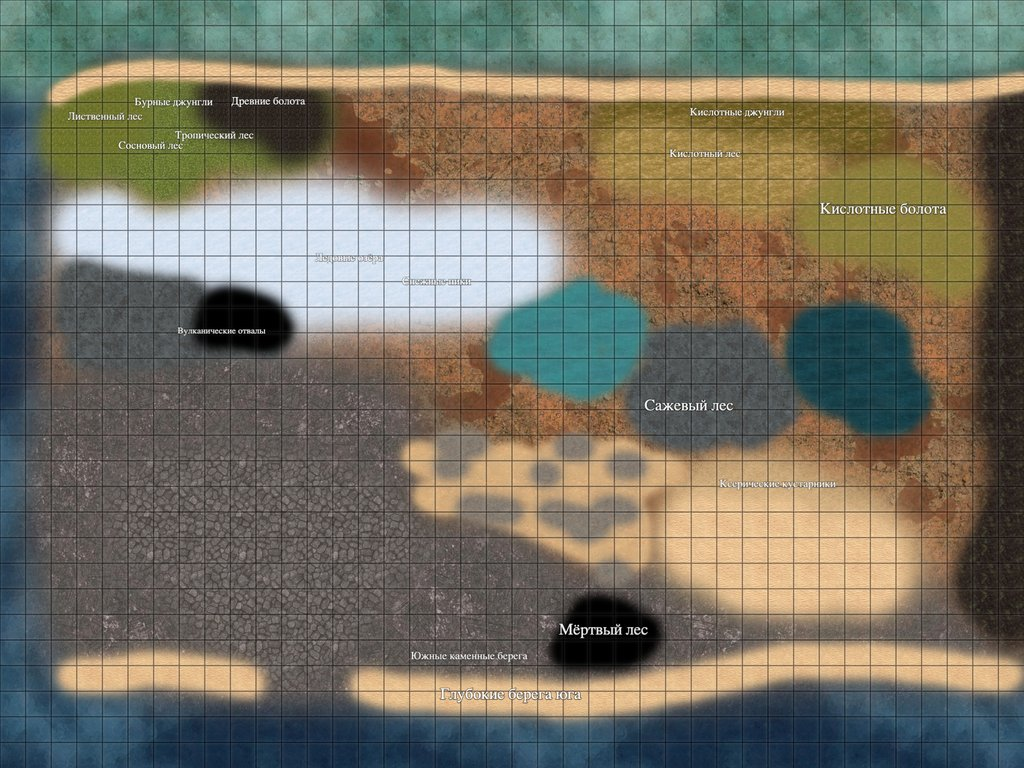
#> input picture rustlike-2d-worldgen/stable/west-postros-reference.jpg, 1024 x 768 px
$ python extract_stable_map.py
#> lines starting #> are read from the running program, lines starting #| are printed output that depends on the picture; after the words box and inside, x2 and y2 are one past the last pixel; in counts of white or black regions, pixels touching at a corner belong together
#> in main, img is the input picture: PIL image 1024x768 RGB; mean R, G, B 116.1, 112.2, 98.2
#!/usr/bin/env python3
"""
Builds the static ("stable") West Postros map from the author's sketch.

Usage:
  python3 tools/extract_stable_map.py [sketch.jpg] [out.json] [preview.png]

Defaults read stable/west-postros-reference.jpg and write
../rustlike-2d-worldgen-ui/src/data/west-postros-stable.json.

The sketch is classified into zone classes by colour, with position rules
where colours coincide (for example sand = shores or desert, grey = several
wastelands). The result is a tile grid; each tile holds one class id.
"""

from __future__ import annotations

import json
import sys
from pathlib import Path

import numpy as np
from PIL import Image, ImageFilter

ROOT = Path(__file__).resolve().parent.parent
GRID_W, GRID_H = 200, 150  # 4:3, same as the sketch

# id, ru name, en name, display colour
CLASSES = [
    ("warm_sea", "Тёплое море", "Warm Sea", "#52907a"),
    ("new_sea", "Новое море", "New Sea", "#2b4a66"),
    ("black_sea", "Чёрное море", "Black Sea", "#1f4468"),
    ("deep_sea", "Глубокое море", "Deep Sea", "#173655"),
    ("north_sandy_shores", "Северные песчаные берега", "Northern Sandy Shores", "#e3b98d"),
    ("south_shores", "Южные берега", "Southern Shores", "#e1ba8d"),
    ("untouched_forest", "Нетронутые регионы (леса)", "Untouched Regions (forest)", "#6f8a3c"),
    ("ancient_swamps", "Древние болота", "Ancient Swamps", "#30291f"),
    ("snow_wastelands", "Снежные пустоши", "Snow Wastelands", "#d3deeb"),
    ("glass_meadows", "Стеклянные луга / вулканические отвалы", "Glass Meadows / Volcanic Dumps", "#5a5e5f"),
    ("volcanoes", "Вулканы", "Volcanoes", "#080808"),
    ("dry_sea", "Сухое море", "Dried Sea", "#66615e"),
    ("wastelands", "Пустоши", "Wastelands", "#625c59"),
    ("rust_wastes", "Ржавые пустоши", "Rust Wastes", "#8b6547"),
    ("misty_forest", "Лес туманов", "Misty Forest", "#428898"),
    ("soot_dunes", "Сажевые дюны", "Soot Dunes", "#545858"),
    ("cobalt_forest", "Кобальтовый лес", "Cobalt Forest", "#204650"),
    ("dead_regions", "Мёртвые регионы", "Dead Regions", "#342e28"),
    ("great_desert", "Большая пустыня (ксерические кустарники)", "Great Desert (Xeric Shrublands)", "#e3bd91"),
    ("rocky_wastes", "Скалистые пустоши", "Rocky Wastes", "#9a8b73"),
    ("acid_jungle", "Кислотные джунгли", "Acid Jungle", "#827036"),
    ("acid_forest", "Кислотный лес", "Acid Forest", "#8e8241"),
    ("acid_swamps", "Кислотные болота", "Acid Swamps", "#929046"),
    ("dead_forest", "Мёртвый лес", "Dead Forest", "#070707"),
]
IDX = {c[0]: i for i, c in enumerate(CLASSES)}
CHARS = "0123456789abcdefghijklmnopqrstuvwxyz"


def classify(rgb: np.ndarray, xs: np.ndarray, ys: np.ndarray) -> np.ndarray:
    """rgb: HxWx3 float, xs/ys: pixel coordinates in 2000x1500 sketch space."""
    r, g, b = rgb[..., 0], rgb[..., 1], rgb[..., 2]
    mx = rgb.max(axis=-1)
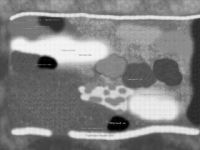
#> mx: shape (150, 200) float64; min 0, max 244, mean 129.8
    mn = rgb.min(axis=-1)
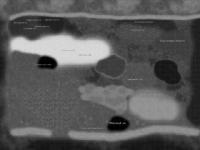
#> mn: shape (150, 200) float64; min 0, max 218, mean 88.9
    out = np.full(r.shape, IDX["wastelands"], dtype=np.int32)

    def put(mask: np.ndarray, name: str) -> None:
        out[mask] = IDX[name]

    # --- colour families -------------------------------------------------
    blue = (b > g + 5) & (b > r + 15) & (mx < 135)
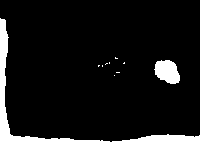
#> blue: shape (150, 200) bool; 12.4% white; 10 white regions (8 under 20 px), largest, box (x1, y1, x2, y2) and area: (0, 18, 200, 150) 3241, (154, 60, 180, 84) 459
    teal = (b > r + 20) & (g > r + 20) & (abs(g - b) < 22) & (mx >= 90)
#> teal: shape (150, 200) bool; 12.4% white; 22 white regions (15 under 20 px), largest, box (x1, y1, x2, y2) and area: (0, 0, 200, 54) 2610, (95, 55, 126, 78) 509, (0, 117, 29, 142) 176
    sea_teal = (g > b + 4) & (g > r + 25) & (mx < 150)
#> sea_teal: shape (150, 200) bool; 6.9% white; 27 white regions (26 under 20 px), largest, box (x1, y1, x2, y2) and area: (0, 0, 200, 18) 2024
    snow = mn > 185
#> snow: shape (150, 200) bool; 5.9% white; 1 white region, box (x1, y1, x2, y2) and area: (11, 36, 109, 64) 1781
    black = mx < 38
#> black: shape (150, 200) bool; 1.2% white; 2 white regions, box (x1, y1, x2, y2) and area: (108, 116, 129, 131) 211, (38, 57, 57, 69) 164
    dark_brown = (mx < 75) & (r >= g) & (g >= b) & (~black)
#> dark_brown: shape (150, 200) bool; 4.2% white; 11 white regions (8 under 20 px), largest, box (x1, y1, x2, y2) and area: (187, 19, 200, 126) 902, (39, 17, 65, 32) 262, (109, 115, 130, 130) 42
    sand = (r > 195) & (g > 160) & (b > 105) & (r - b > 40)
#> sand: shape (150, 200) bool; 9.6% white; 8 white regions (1 under 20 px), largest, box (x1, y1, x2, y2) and area: (107, 86, 178, 120) 1183, (69, 126, 199, 140) 701, (10, 12, 200, 20) 540
    in_rocky_box = (xs > 770) & (xs < 1340) & (ys > 820) & (ys < 1200)
#> in_rocky_box: shape (150, 200) bool; 7.2% white; 1 white region, box (x1, y1, x2, y2) and area: (77, 82, 134, 120) 2166
    rocky_sand = (r > 125) & (r < 175) & (g > 112) & (b > 90) & (r - b > 18) & (r - b < 55) & in_rocky_box
#> rocky_sand: shape (150, 200) bool; 1.5% white; 13 white regions (7 under 20 px), largest, box (x1, y1, x2, y2) and area: (105, 96, 125, 106) 122, (84, 83, 96, 94) 85, (88, 96, 103, 105) 73, (104, 85, 116, 95) 64, (115, 109, 134, 116) 44, (118, 88, 126, 94) 39
    ratio = g / np.maximum(r, 1.0)
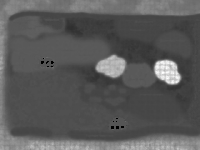
#> ratio: shape (150, 200) float64; min 0, max 3, mean 1.06; drawn with min black and max white
    olive = (r > 100) & (g > 90) & (b < 95) & (r - b > 40) & (ratio >= 0.78)
#> olive: shape (150, 200) bool; 9.2% white; 77 white regions (75 under 20 px), largest, box (x1, y1, x2, y2) and area: (113, 19, 193, 60) 1850, (9, 15, 56, 40) 623
    rust = (r > 110) & (g > 70) & (g < 130) & (b < 100) & (r - g > 18) & (ratio < 0.78)
#> rust: shape (150, 200) bool; 10% white; 5 white regions (2 under 20 px), largest, box (x1, y1, x2, y2) and area: (65, 18, 192, 112) 2458, (77, 67, 123, 87) 374, (172, 20, 192, 42) 162
    grey = (mx - mn < 24) & (mx < 135) & (mx >= 55)
#> grey: shape (150, 200) bool; 27% white; 61 white regions (50 under 20 px), largest, box (x1, y1, x2, y2) and area: (4, 17, 156, 140) 6413, (117, 59, 178, 88) 761, (96, 133, 200, 142) 196

    # --- land base: everything not water -> wastelands (dark grey) -------
    put(grey, "wastelands")

    # greys by position
    glass = grey & (xs < 620) & (ys > 480) & (ys < 760)
#> glass: shape (150, 200) bool; 3.2% white; 2 white regions (1 under 20 px), largest, box (x1, y1, x2, y2) and area: (5, 48, 62, 76) 967
    put(glass, "glass_meadows")
    dry = grey & ((((xs - 530) / 330.0) ** 2 + ((ys - 1070) / 250.0) ** 2) < 1.0)
#> dry: shape (150, 200) bool; 8.4% white; 1 white region, box (x1, y1, x2, y2) and area: (20, 82, 86, 132) 2524
    put(dry, "dry_sea")
    soot = grey & (xs > 1200) & (xs < 1560) & (ys > 600) & (ys < 900)
#> soot: shape (150, 200) bool; 2.4% white; 1 white region, box (x1, y1, x2, y2) and area: (120, 60, 156, 88) 707
    put(soot, "soot_dunes")

    put(rust, "rust_wastes")
    put(rocky_sand, "rocky_wastes")

    # olive (acid lands) split by position
    put(olive, "acid_forest")
    put(olive & (r < 132) & (ys < 330) & (xs < 1800), "acid_jungle")
    put(olive & (ratio > 0.88) & (xs > 1550) & (ys > 330), "acid_swamps")

    # NW green
    green = (g > r + 5) & (g >= b + 20) & (g > 90) & (xs < 700) & (ys < 500) & (~olive | (xs < 700))
#> green: shape (150, 200) bool; 1.5% white; 9 white regions (8 under 20 px), largest, box (x1, y1, x2, y2) and area: (7, 16, 53, 39) 432
    put(green | ((r > 100) & (g > 100) & (b < 90) & (xs < 560) & (ys < 420) & (ys > 175)), "untouched_forest")

    put(dark_brown, "ancient_swamps")
    put(dark_brown & (xs > 1850), "dead_regions")
    put(snow, "snow_wastelands")
    put(black & (xs < 900), "volcanoes")
    put(black & (xs >= 900), "dead_forest")

    # sand by position
    put(sand & (ys < 215), "north_sandy_shores")
    put(sand & (ys >= 215), "great_desert")
    put(sand & (xs < 1290) & (ys > 800) & (ys < 1230), "rocky_wastes")
    put(sand & (ys > 1260), "south_shores")
    put(sand & (xs < 600) & (ys > 1100), "south_shores")

    # lakes inside land
    put(teal & (xs > 900) & (xs < 1320) & (ys > 500) & (ys < 830), "misty_forest")
    put((mx < 120) & (b > r + 25) & (xs > 1480) & (xs < 1860) & (ys > 540) & (ys < 900), "cobalt_forest")

    # water
    put(sea_teal & (ys < 300), "warm_sea")
    put((ys < 135) & ~sand & ~black, "warm_sea")
    water_blue = blue & ~((xs > 1480) & (xs < 1860) & (ys > 540) & (ys < 900))
#> water_blue: shape (150, 200) bool; 10.9% white; 9 white regions (8 under 20 px), largest, box (x1, y1, x2, y2) and area: (0, 18, 200, 150) 3241
#> in main, `grid = classify(rgb, xs, ys)`: grid: shape (150, 200) int32; 24 distinct labels, from 0 to 23
#> in main, `uncertain = (grid == IDX["wastelands"]) & ~legit_wastes`: uncertain: shape (150, 200) bool; 5.8% white; 67 white regions (59 under 20 px), largest, box (x1, y1, x2, y2) and area: (0, 13, 127, 72) 968, (84, 13, 200, 17) 222, (188, 18, 196, 78) 116
    put(water_blue, "black_sea")
    put(water_blue & (xs < 420) & (ys < 1250), "new_sea")
    put(water_blue & (xs > 1100) & (ys > 1380), "deep_sea")
    return out


def mode_filter(arr: np.ndarray, n_classes: int, passes: int = 2) -> np.ndarray:
    h, w = arr.shape
    for _ in range(passes):
        padded = np.pad(arr, 1, mode="edge")
        counts = np.zeros((n_classes, h, w), dtype=np.int32)
        for dy in range(3):
            for dx in range(3):
                window = padded[dy : dy + h, dx : dx + w]
                for k in np.unique(window):
                    counts[k] += (window == k)
        arr = counts.argmax(axis=0).astype(np.int32)
    return arr


def fill_uncertain(arr: np.ndarray, uncertain: np.ndarray, n_classes: int) -> np.ndarray:
    """Blend colours on zone borders land in the grey default class; give those
    cells the majority class of their already-certain neighbours."""
#> called with n_classes = 24
    arr = arr.copy()
    uncertain = uncertain.copy()
    h, w = arr.shape
#> h = 150; w = 200
    for _ in range(40):
        if not uncertain.any():
            break
        counts = np.zeros((n_classes, h, w), dtype=np.int32)
        pa = np.pad(arr, 1, mode="edge")
        pu = np.pad(uncertain, 1, mode="edge")
        for dy in range(3):
            for dx in range(3):
                win = pa[dy : dy + h, dx : dx + w]
                ok = ~pu[dy : dy + h, dx : dx + w]
                for k in np.unique(win[ok]):
                    counts[k] += (win == k) & ok
        best = counts.argmax(axis=0)
        has = counts.max(axis=0) > 0
        take = uncertain & has
        arr[take] = best[take]
        uncertain[take] = False
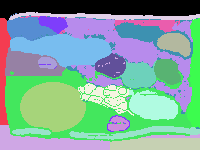
#> arr: shape (150, 200) int32; 24 distinct labels, from 0 to 23; one colour per label, 0 black
#> uncertain: shape (150, 200) bool; every value is 0
    return arr


def main() -> None:
    src = Path(sys.argv[1]) if len(sys.argv) > 1 else ROOT / "stable" / "west-postros-reference.jpg"
    out_json = (
        Path(sys.argv[2])
        if len(sys.argv) > 2
        else ROOT.parent / "rustlike-2d-worldgen-ui" / "src" / "data" / "west-postros-stable.json"
    )
    out_png = Path(sys.argv[3]) if len(sys.argv) > 3 else ROOT / "stable" / "west-postros-stable-preview.png"

    img = Image.open(src).convert("RGB")
    # Median filter removes the thin map grid and label strokes before sampling.
    img = img.resize((GRID_W * 5, GRID_H * 5), Image.LANCZOS).filter(ImageFilter.MedianFilter(7))
    img = img.resize((GRID_W, GRID_H), Image.BOX)
    rgb = np.asarray(img).astype(float)

    xs = (np.arange(GRID_W)[None, :] + 0.5) / GRID_W * 2000.0 + np.zeros((GRID_H, 1))
    ys = (np.arange(GRID_H)[:, None] + 0.5) / GRID_H * 1500.0 + np.zeros((1, GRID_W))
    grid = classify(rgb, xs, ys)
    # Real "Wastelands" only exist in the south-west and south; elsewhere the
    # grey default is a blend artefact on a zone border.
    legit_wastes = (ys > 720) & (xs < 1900)
    uncertain = (grid == IDX["wastelands"]) & ~legit_wastes
    grid = fill_uncertain(grid, uncertain, len(CLASSES))
    grid = mode_filter(grid, len(CLASSES), passes=2)
#> after the loop in mode_filter, `for _ in range(passes):`:
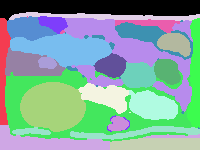
#> arr: shape (150, 200) int32; 24 distinct labels, from 0 to 23; one colour per label, 0 black

    rows = ["".join(CHARS[v] for v in row) for row in grid]
    data = {
        "meta": {
            "id": "west-postros-stable",
            "nameRu": "Западный Построс (стабильная версия)",
            "nameEn": "West Postros (stable version)",
            "width": GRID_W,
            "height": GRID_H,
            "widthMeters": 8000,
            "heightMeters": 6000,
            "source": "stable/west-postros-reference.jpg",
            "note": "Static map extracted from the author's sketch. Meters are a placeholder scale.",
        },
        "classes": [
            {"id": c[0], "char": CHARS[i], "nameRu": c[1], "nameEn": c[2], "color": c[3]}
            for i, c in enumerate(CLASSES)
        ],
        "grid": rows,
        "pois": [],
    }
    out_json.parent.mkdir(parents=True, exist_ok=True)
    out_json.write_text(json.dumps(data, ensure_ascii=False, indent=1), encoding="utf-8")

    palette = np.array([[int(c[3][i : i + 2], 16) for i in (1, 3, 5)] for c in CLASSES], dtype=np.uint8)
    Image.fromarray(palette[grid]).resize((GRID_W * 5, GRID_H * 5), Image.NEAREST).save(out_png)
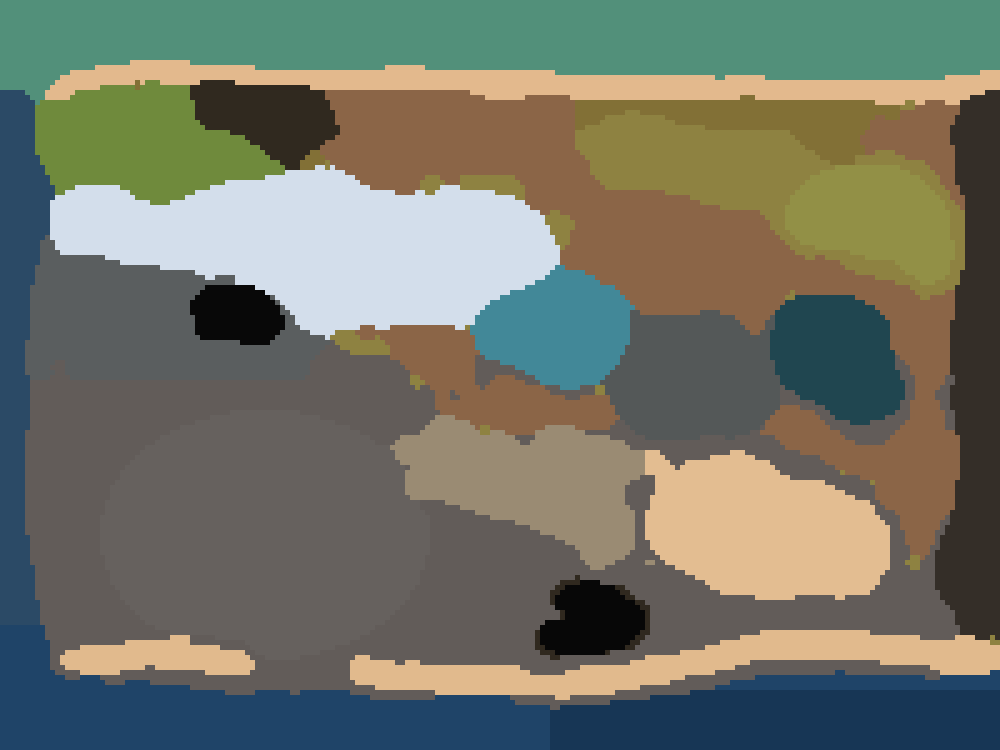
#> saved as west-postros-stable-preview.png: PIL image 1000x750 RGB; mean R, G, B 113.7, 116.3, 103.3

    counts = np.bincount(grid.ravel(), minlength=len(CLASSES))
#> counts = 24 values, max 4381 at index 12, min 183 at index 10, mean 1250
    for i, c in enumerate(CLASSES):
        print(f"{c[0]:20s} {counts[i] / grid.size * 100:5.1f}%")
#> this loop made 24 passes
#| warm_sea               9.8%
#| new_sea                2.4%
#| black_sea              5.3%
#| deep_sea               3.4%
#| north_sandy_shores     2.8%
#| south_shores           3.2%
#| untouched_forest       2.6%
#| ancient_swamps         1.3%
#> (further printed lines are left out)
    print("wrote", out_json, out_png)


if __name__ == "__main__":
    main()
